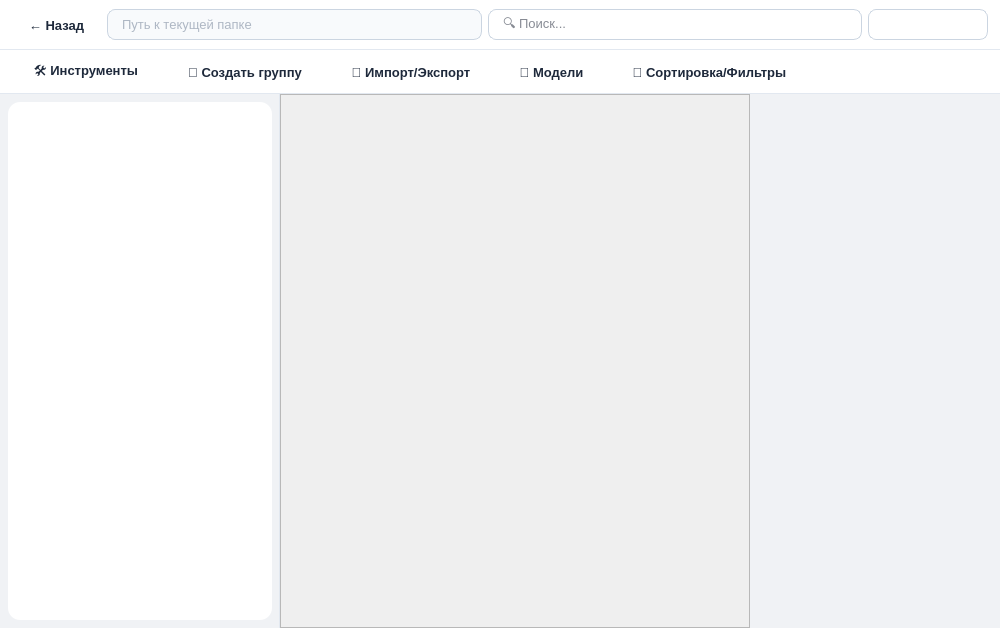
<?xml version="1.0" encoding="UTF-8"?>
<ui version="4.0">
 <class>MainWindow</class>
 <widget class="QMainWindow" name="MainWindow">
  <property name="geometry">
   <rect>
    <x>0</x>
    <y>0</y>
    <width>1000</width>
    <height>628</height>
   </rect>
  </property>
  <property name="windowTitle">
   <string>ClasterizationApp</string>
  </property>
  <property name="styleSheet">
   <string notr="true">
    /* Глобальный стиль */
    QMainWindow {
        background-color: #f0f2f5;
        font-family: 'Segoe UI', 'Microsoft YaHei', sans-serif;
    }
    /* Общие стили для кнопок */
    QPushButton, QToolButton {
        background-color: transparent;
        border: none;
        border-radius: 8px;
        padding: 8px 16px;
        font-size: 13px;
        font-weight: 500;
        color: #1e293b;
    }
    QPushButton:hover, QToolButton:hover {
        background-color: #e2e8f0;
    }
    QPushButton:pressed, QToolButton:pressed {
        background-color: #cbd5e1;
    }
    /* Поля ввода */
    QLineEdit {
        background-color: white;
        border: 1px solid #cbd5e1;
        border-radius: 8px;
        padding: 6px 12px;
        font-size: 13px;
        color: #0f172a;
        selection-background-color: #3b82f6;
    }
    QLineEdit:focus {
        border: 1px solid #3b82f6;
        outline: none;
    }
    QLineEdit:disabled {
        background-color: #f8fafc;
        color: #64748b;
    }
    /* Выпадающий список */
    QComboBox {
        background-color: white;
        border: 1px solid #cbd5e1;
        border-radius: 8px;
        padding: 6px 12px;
        font-size: 13px;
        color: #0f172a;
    }
    QComboBox::drop-down {
        border: none;
        width: 20px;
    }
    QComboBox::down-arrow {
        image: none;
        border-left: 4px solid transparent;
        border-right: 4px solid transparent;
        border-top: 5px solid #64748b;
        margin-right: 8px;
    }
    QComboBox:hover {
        border-color: #94a3b8;
    }
    /* Дерево */
    QTreeView {
        background-color: white;
        border: none;
        border-radius: 12px;
        outline: none;
        alternate-background-color: #f8fafc;
        selection-background-color: #e0f2fe;
        selection-color: #0f172a;
        font-size: 13px;
    }
    QTreeView::item {
        padding: 8px;
        border-radius: 8px;
    }
    QTreeView::item:hover {
        background-color: #f1f5f9;
    }
    /* Полосы прокрутки */
    QScrollBar:vertical {
        background: #f1f5f9;
        width: 10px;
        border-radius: 5px;
        margin: 0px;
    }
    QScrollBar::handle:vertical {
        background: #cbd5e1;
        border-radius: 5px;
        min-height: 30px;
    }
    QScrollBar::handle:vertical:hover {
        background: #94a3b8;
    }
    QScrollBar::add-line:vertical, QScrollBar::sub-line:vertical {
        border: none;
        background: none;
    }
    QScrollBar:horizontal {
        background: #f1f5f9;
        height: 10px;
        border-radius: 5px;
        margin: 0px;
    }
    QScrollBar::handle:horizontal {
        background: #cbd5e1;
        border-radius: 5px;
        min-width: 30px;
    }
    QScrollBar::handle:horizontal:hover {
        background: #94a3b8;
    }
    QScrollBar::add-line:horizontal, QScrollBar::sub-line:horizontal {
        border: none;
        background: none;
    }
    /* Панели-карточки */
    QFrame#frame, QFrame#frame_2 {
        background-color: white;
        border-bottom: 1px solid #e2e8f0;
    }
    QFrame#frame_3 {
        background-color: transparent;
    }
    QFrame#frame_4 {
        background-color: transparent;
        border-right: 1px solid #e2e8f0;
    }
   </string>
  </property>
  <widget class="QWidget" name="centralwidget">
   <layout class="QVBoxLayout" name="verticalLayout">
    <property name="spacing">
     <number>0</number>
    </property>
    <property name="leftMargin">
     <number>0</number>
    </property>
    <property name="topMargin">
     <number>0</number>
    </property>
    <property name="rightMargin">
     <number>0</number>
    </property>
    <property name="bottomMargin">
     <number>0</number>
    </property>
    <item>
     <widget class="QFrame" name="frame">
      <property name="minimumSize">
       <size>
        <width>0</width>
        <height>50</height>
       </size>
      </property>
      <property name="maximumSize">
       <size>
        <width>16777215</width>
        <height>50</height>
       </size>
      </property>
      <property name="frameShape">
       <enum>QFrame::NoFrame</enum>
      </property>
      <layout class="QHBoxLayout" name="topLayout">
       <property name="leftMargin">
        <number>12</number>
       </property>
       <property name="topMargin">
        <number>8</number>
       </property>
       <property name="rightMargin">
        <number>12</number>
       </property>
       <property name="bottomMargin">
        <number>8</number>
       </property>
       <item>
        <widget class="QPushButton" name="back_button">
         <property name="minimumSize">
          <size>
           <width>70</width>
           <height>32</height>
          </size>
         </property>
         <property name="text">
          <string>← Назад</string>
         </property>
        </widget>
       </item>
       <item>
        <widget class="QLineEdit" name="currentPath_lineEdit">
         <property name="enabled">
          <bool>false</bool>
         </property>
         <property name="placeholderText">
          <string>Путь к текущей папке</string>
         </property>
        </widget>
       </item>
       <item>
        <widget class="QLineEdit" name="search_line">
         <property name="placeholderText">
          <string>🔍 Поиск...</string>
         </property>
        </widget>
       </item>
       <item>
        <widget class="QComboBox" name="comboBox">
         <property name="minimumSize">
          <size>
           <width>120</width>
           <height>0</height>
          </size>
         </property>
        </widget>
       </item>
      </layout>
     </widget>
    </item>
    <item>
     <widget class="QFrame" name="frame_2">
      <property name="minimumSize">
       <size>
        <width>0</width>
        <height>44</height>
       </size>
      </property>
      <property name="maximumSize">
       <size>
        <width>16777215</width>
        <height>44</height>
       </size>
      </property>
      <property name="frameShape">
       <enum>QFrame::NoFrame</enum>
      </property>
      <layout class="QHBoxLayout" name="toolbarLayout">
       <property name="leftMargin">
        <number>12</number>
       </property>
       <property name="topMargin">
        <number>4</number>
       </property>
       <property name="rightMargin">
        <number>12</number>
       </property>
       <property name="bottomMargin">
        <number>4</number>
       </property>
       <item>
        <widget class="QToolButton" name="instruments_button">
         <property name="text">
          <string>🛠️ Инструменты</string>
         </property>
         <property name="popupMode">
          <enum>QToolButton::InstantPopup</enum>
         </property>
        </widget>
       </item>
       <item>
        <widget class="QToolButton" name="createDataset_button">
         <property name="text">
          <string>📂 Создать группу</string>
         </property>
         <property name="popupMode">
          <enum>QToolButton::InstantPopup</enum>
         </property>
        </widget>
       </item>
       <item>
        <widget class="QToolButton" name="file_button">
         <property name="text">
          <string>📁 Импорт/Экспорт</string>
         </property>
         <property name="popupMode">
          <enum>QToolButton::InstantPopup</enum>
         </property>
        </widget>
       </item>
       <item>
        <widget class="QToolButton" name="models_button">
         <property name="text">
          <string>🧠 Модели</string>
         </property>
         <property name="popupMode">
          <enum>QToolButton::InstantPopup</enum>
         </property>
        </widget>
       </item>
       <item>
        <widget class="QToolButton" name="sort_button">
         <property name="text">
          <string>🔽 Сортировка/Фильтры</string>
         </property>
         <property name="popupMode">
          <enum>QToolButton::InstantPopup</enum>
         </property>
        </widget>
       </item>
       <item>
        <spacer name="toolbarSpacer">
         <property name="orientation">
          <enum>Qt::Horizontal</enum>
         </property>
         <property name="sizeHint" stdset="0">
          <size>
           <width>40</width>
           <height>20</height>
          </size>
         </property>
        </spacer>
       </item>
      </layout>
     </widget>
    </item>
    <item>
     <widget class="QFrame" name="frame_3">
      <property name="frameShape">
       <enum>QFrame::NoFrame</enum>
      </property>
      <layout class="QHBoxLayout" name="horizontalLayout">
       <property name="spacing">
        <number>0</number>
       </property>
       <property name="leftMargin">
        <number>0</number>
       </property>
       <property name="topMargin">
        <number>0</number>
       </property>
       <property name="rightMargin">
        <number>0</number>
       </property>
       <property name="bottomMargin">
        <number>0</number>
       </property>
       <item>
        <widget class="QFrame" name="frame_4">
         <property name="minimumSize">
          <size>
           <width>220</width>
           <height>0</height>
          </size>
         </property>
         <property name="maximumSize">
          <size>
           <width>280</width>
           <height>16777215</height>
          </size>
         </property>
         <property name="frameShape">
          <enum>QFrame::NoFrame</enum>
         </property>
         <layout class="QVBoxLayout" name="treeLayout">
          <property name="leftMargin">
           <number>8</number>
          </property>
          <property name="topMargin">
           <number>8</number>
          </property>
          <property name="rightMargin">
           <number>8</number>
          </property>
          <property name="bottomMargin">
           <number>8</number>
          </property>
          <item>
           <widget class="QTreeView" name="treeView">
            <property name="styleSheet">
             <string notr="true"/>
            </property>
            <property name="indentation">
             <number>16</number>
            </property>
           </widget>
          </item>
         </layout>
        </widget>
       </item>
       <item>
        <widget class="QStackedWidget" name="stackedWidget">
         <property name="currentIndex">
          <number>0</number>
         </property>
         <widget class="QWidget" name="noFeatures_view">
          <layout class="QHBoxLayout" name="horizontalLayout_3">
           <property name="spacing">
            <number>0</number>
           </property>
           <property name="leftMargin">
            <number>0</number>
           </property>
           <property name="topMargin">
            <number>0</number>
           </property>
           <property name="rightMargin">
            <number>0</number>
           </property>
           <property name="bottomMargin">
            <number>0</number>
           </property>
           <item>
            <widget class="QScrollArea" name="partial_scrollArea">
             <property name="minimumSize">
              <size>
               <width>0</width>
               <height>0</height>
              </size>
             </property>
             <property name="widgetResizable">
              <bool>true</bool>
             </property>
             <widget class="QWidget" name="scrollAreaWidgetContents_3">
              <property name="geometry">
               <rect>
                <x>0</x>
                <y>0</y>
                <width>468</width>
                <height>532</height>
               </rect>
              </property>
             </widget>
            </widget>
           </item>
           <item>
            <widget class="QFrame" name="visualization_frame">
             <property name="minimumSize">
              <size>
               <width>250</width>
               <height>0</height>
              </size>
             </property>
             <property name="maximumSize">
              <size>
               <width>16777215</width>
               <height>16777215</height>
              </size>
             </property>
             <property name="frameShape">
              <enum>QFrame::NoFrame</enum>
             </property>
            </widget>
           </item>
          </layout>
         </widget>
         <widget class="QWidget" name="features_view">
          <layout class="QHBoxLayout" name="horizontalLayout_4">
           <property name="spacing">
            <number>0</number>
           </property>
           <property name="leftMargin">
            <number>0</number>
           </property>
           <property name="topMargin">
            <number>0</number>
           </property>
           <property name="rightMargin">
            <number>0</number>
           </property>
           <property name="bottomMargin">
            <number>0</number>
           </property>
           <item>
            <widget class="QScrollArea" name="fullScreen_scrollArea">
             <property name="widgetResizable">
              <bool>true</bool>
             </property>
             <widget class="QWidget" name="scrollAreaWidgetContents_2">
              <property name="geometry">
               <rect>
                <x>0</x>
                <y>0</y>
                <width>98</width>
                <height>28</height>
               </rect>
              </property>
              <property name="minimumSize">
               <size>
                <width>0</width>
                <height>0</height>
               </size>
              </property>
             </widget>
            </widget>
           </item>
          </layout>
         </widget>
        </widget>
       </item>
      </layout>
     </widget>
    </item>
   </layout>
  </widget>
 </widget>
 <resources/>
 <connections/>
</ui>
